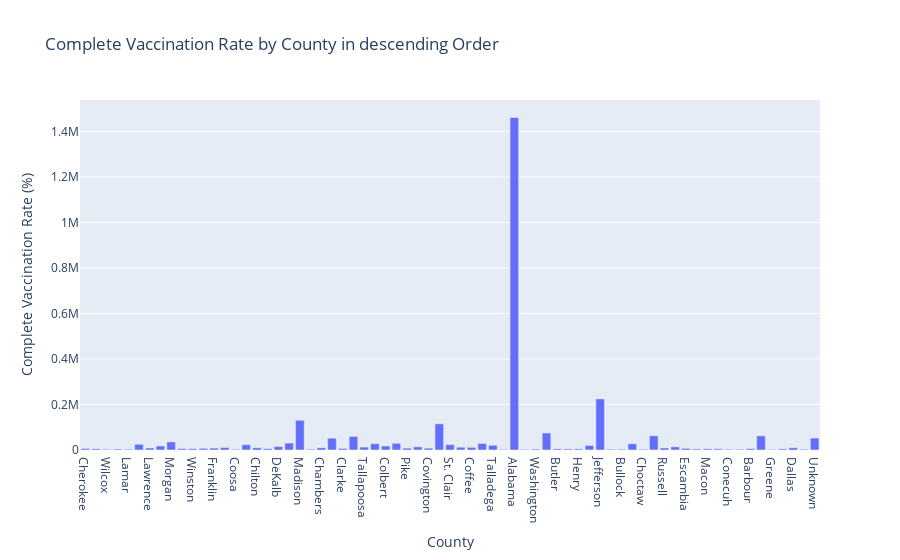

The code cell stored with this chart in its notebook:
### Code cell
fig.update_layout(xaxis_title='County', yaxis_title='Complete Vaccination Rate (%)')
fig.show()

### Figure 1 — Plotly figure (JSON) as saved in the notebook; plotly's stock layout.template omitted (floating-point values rounded to 4 significant figures; data arrays with more than 128 entries replaced by an {"elided": "..."} marker saying what was removed)
{"data": [{"alignmentgroup": "True", "customdata": {"elided": "69x2 float values"}, "hovertemplate": "County=%{x}<br>People Completely Vaccinated=%{y}<br>Doses Administered=%{customdata[0]}<br>Complete Vaccination Rate (%)=%{customdata[1]}<extra></extra>", "legendgroup": "", "marker": {"color": "#636efa", "pattern": {"shape": ""}}, "name": "", "offsetgroup": "", "orientation": "v", "showlegend": false, "textposition": "auto", "type": "bar", "x": ["Cherokee", "Hale", "Wilcox", "Fayette", "Lamar", "Marshall", "Lawrence", "Walker", "Morgan", "Marengo", "Winston", "Marion", "Franklin", "Dale", "Coosa", "Cullman", "Chilton", "Geneva", "DeKalb", "Limestone", "Madison", "Crenshaw", "Chambers", "Lee", "Clarke", "Tuscaloosa", "Tallapoosa", "Etowah", "Colbert", "Calhoun", "Pike", "Blount", "Covington", "Mobile", "St. Clair", "Jackson", "Coffee", "Houston", "Talladega", "Cleburne", "Alabama", "Perry", "Washington", "Shelby", "Butler", "Randolph", "Henry", "Elmore", "Jefferson", "Clay", "Bullock", "Lauderdale", "Choctaw", "Baldwin", "Russell", "Autauga", "Escambia", "Pickens", "Macon", "Monroe", "Conecuh", "Sumter", "Barbour", "Montgomery", "Greene", "Bibb", "Dallas", "Lowndes", "Unknown"], "xaxis": "x", "y": [6151, 5092, 3283, 4137, 3367, 25054, 8627, 17542, 35406, 6279, 5622, 7288, 8190, 10680, 3096, 23040, 9824, 6070, 14921, 30584, 130736, 3511, 9659, 51740, 6863, 59508, 12698, 27726, 17486, 29443, 8127, 13768, 8049, 114877, 23525, 12029, 11616, 28847, 20757, 2856, 1461323, 3009, 4088, 74648, 4987, 4821, 4934, 20012, 224396, 3471, 3431, 27260, 3263, 62524, 8950, 13682, 7135, 4470, 5322, 5263, 3253, 3292, 5890, 62128, 2425, 4959, 9748, 3341, 52547], "yaxis": "y"}], "layout": {"barmode": "relative", "legend": {"tracegroupgap": 0}, "title": {"text": "Complete Vaccination Rate by County in descending Order"}, "xaxis": {"anchor": "y", "domain": [0, 1], "title": {"text": "County"}}, "yaxis": {"anchor": "x", "domain": [0, 1], "title": {"text": "Complete Vaccination Rate (%)"}}}}
